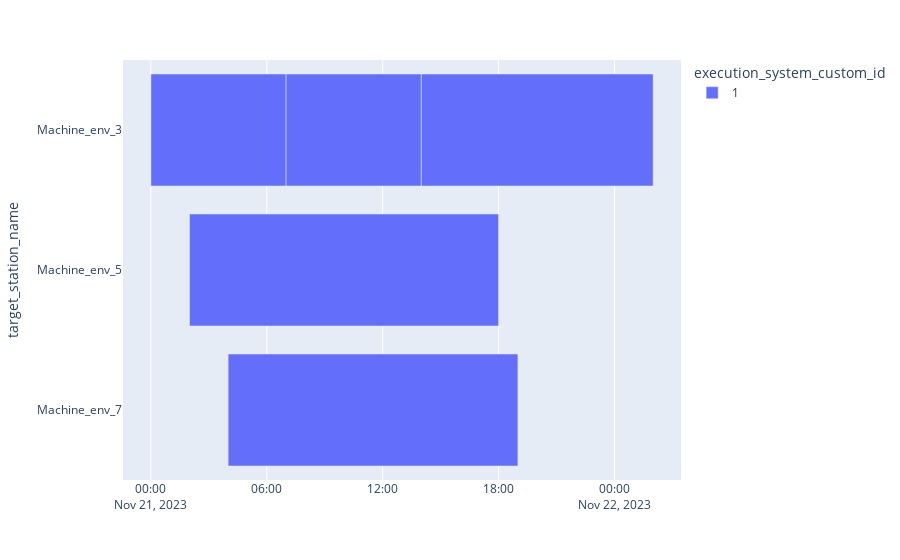

This figure's notebook cell:
### Code cell
fig = dispatcher.draw_gantt_chart(use_custom_proc_station_id=False, 
                                  sort_by_proc_station=True, 
                                  group_by_exec_system=True)

### Figure 1 — Plotly figure (JSON) as saved in the notebook; plotly's stock layout.template omitted (floating-point values rounded to 4 significant figures)
{"data": [{"alignmentgroup": "True", "base": ["2023-11-21T00:00:00", "2023-11-21T07:00:00", "2023-11-21T14:00:00", "2023-11-21T02:00:00", "2023-11-21T04:00:00"], "customdata": [["J_gen_0", 0, 1, null, null, null, "P0DT6H0M0S", "P0DT1H0M0S", "P0DT7H0M0S"], ["J_gen_3", 0, 1, null, null, null, "P0DT5H0M0S", "P0DT2H0M0S", "P0DT7H0M0S"], ["J_gen_4", 0, 1, null, null, null, "P0DT9H0M0S", "P0DT3H0M0S", "P0DT12H0M0S"], ["J_gen_1", 1, 1, null, null, null, "P0DT9H0M0S", "P0DT7H0M0S", "P0DT16H0M0S"], ["J_gen_2", 2, 1, null, null, null, "P0DT7H0M0S", "P0DT8H0M0S", "P0DT15H0M0S"]], "hovertemplate": "<b>%{hovertext}</b><br><br>execution_system_custom_id=%{customdata[2]}<br>actual_starting_date=%{base}<br>actual_ending_date=%{x}<br>target_station_name=%{y}<br>target_station_custom_id=%{customdata[1]}<br>prio=%{customdata[3]}<br>planned_starting_date=%{customdata[4]}<br>planned_ending_date=%{customdata[5]}<br>proc_time=%{customdata[6]}<br>setup_time=%{customdata[7]}<br>order_time=%{customdata[8]}<extra></extra>", "hovertext": ["J_gen_0", "J_gen_3", "J_gen_4", "J_gen_1", "J_gen_2"], "legendgroup": "1", "marker": {"color": "#636efa", "pattern": {"shape": ""}}, "name": "1", "offsetgroup": "1", "orientation": "h", "showlegend": true, "textposition": "auto", "type": "bar", "x": [25200000, 25200000, 43200000, 57600000, 54000000], "xaxis": "x", "y": ["Machine_env_3", "Machine_env_3", "Machine_env_3", "Machine_env_5", "Machine_env_7"], "yaxis": "y"}], "layout": {"barmode": "overlay", "legend": {"title": {"text": "execution_system_custom_id"}, "tracegroupgap": 0}, "margin": {"t": 60}, "xaxis": {"anchor": "y", "domain": [0, 1], "type": "date"}, "yaxis": {"anchor": "x", "autorange": "reversed", "domain": [0, 1], "title": {"text": "target_station_name"}, "type": "category"}}}
